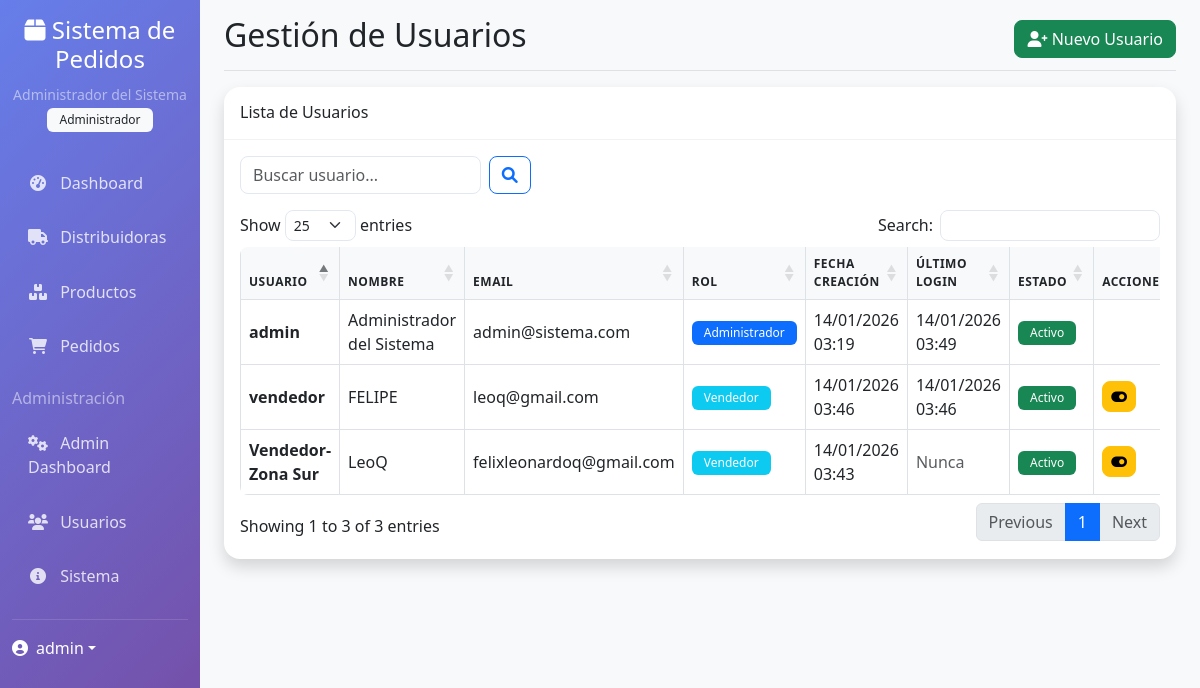
The page /admin/usuarios (signed in) on the database as committed earlier.
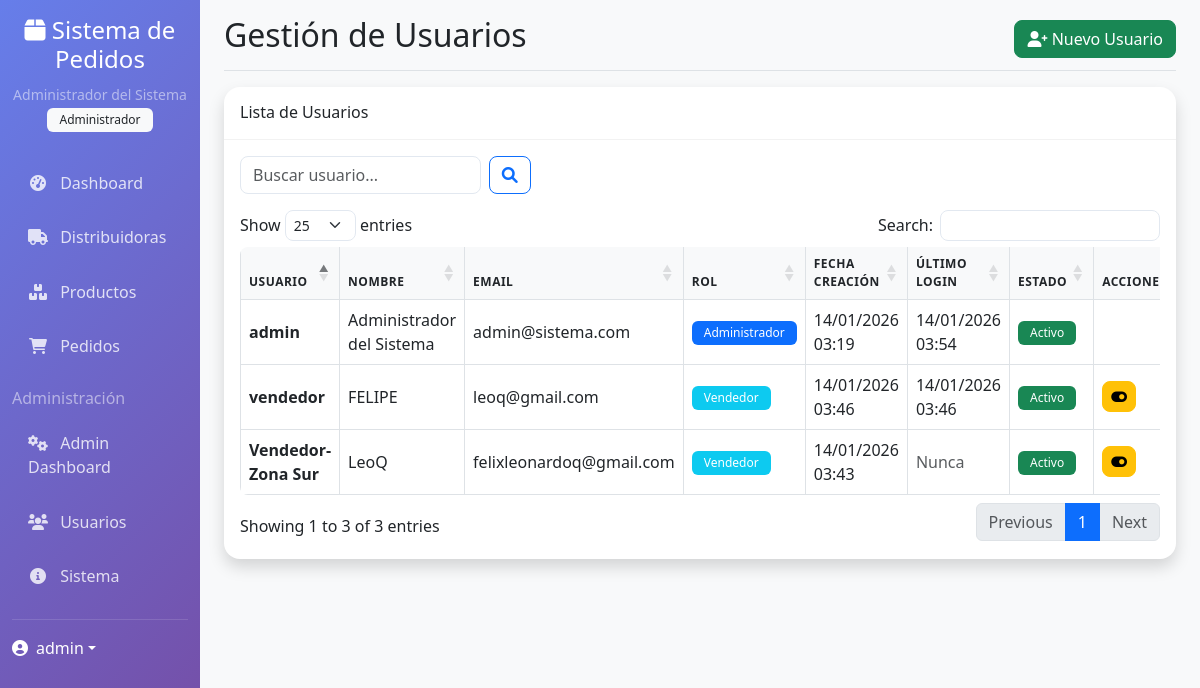
The same page on the database as committed later.
### models.py (models this page shows, shortened)
class User(UserMixin, db.Model):
    __tablename__ = 'users'
    id = db.Column(db.Integer, primary_key=True)
    username = db.Column(db.String(80), unique=True, nullable=False)
    email = db.Column(db.String(120), unique=True, nullable=False)
    password_hash = db.Column(db.String(255), nullable=False)
    rol = db.Column(db.Enum(Rol), nullable=False, default=Rol.VENDEDOR)
    nombre = db.Column(db.String(100), nullable=False)
    activo = db.Column(db.Boolean, default=True)
    fecha_creacion = db.Column(db.DateTime, default=datetime.utcnow)
    ultimo_login = db.Column(db.DateTime)
    def is_administrador(self):
        return self.rol == Rol.ADMINISTRADOR
    def is_vendedor(self):
        return self.rol == Rol.VENDEDOR

### admin/routes.py (the view)
@admin_bp.route('/usuarios')
@login_required
@administrador_requerido
def usuarios():
    page = request.args.get('page', 1, type=int)
    search = request.args.get('search', '', type=str)
    query = User.query
    if search:
        query = query.filter(User.username.contains(search) |
                           User.nombre.contains(search) |
                           User.email.contains(search))
    usuarios = query.order_by(User.fecha_creacion.desc()).paginate(page=page, per_page=10, error_out=False)
    return render_template('admin/usuarios.html', usuarios=usuarios, search=search)

### templates/admin/usuarios.html (shortened to what this page needs)
{% extends "base.html" %}
{% block page_title %}Gestión de Usuarios{% endblock %}
{% block page_actions %}
<a href="{{ url_for('auth.registro') }}" class="btn btn-success">
    <i class="fas fa-user-plus"></i> Nuevo Usuario
</a>
{% endblock %}
{% block content %}
<div class="card shadow">
    <div class="card-header py-3">
        <h6 class="m-0 font-weight-bold">Lista de Usuarios</h6>
    </div>
    <div class="card-body">
        <div class="row mb-3">
            <div class="col-md-4">
                <form method="GET" class="d-flex">
                    <input type="text" name="search" class="form-control me-2"
                           placeholder="Buscar usuario..." value="{{ search }}">
                    <button type="submit" class="btn btn-outline-primary">
                        <i class="fas fa-search"></i>
                    </button>
                </form>
            </div>
        </div>
        <div class="table-responsive">
            <table class="table table-bordered" id="usuariosTable">
                <thead>
                    <tr>
                        <th>Usuario</th>
                        <th>Nombre</th>
                        <th>Email</th>
                        <th>Rol</th>
                        <th>Fecha Creación</th>
                        <th>Último Login</th>
                        <th>Estado</th>
                        <th>Acciones</th>
                    </tr>
                </thead>
                <tbody>
                    {% for usuario in usuarios.items %}
                    <tr>
                        <td><strong>{{ usuario.username }}</strong></td>
                        <td>{{ usuario.nombre }}</td>
                        <td>{{ usuario.email }}</td>
                        <td>
                            <span class="badge bg-{{
                                'primary' if usuario.is_administrador() else 'info'
                            }}">
                                {{ usuario.rol.value.title() }}
                            </span>
                        </td>
                        <td>{{ usuario.fecha_creacion.strftime('%d/%m/%Y %H:%M') }}</td>
                        <td>
                            {% if usuario.ultimo_login %}
                                {{ usuario.ultimo_login.strftime('%d/%m/%Y %H:%M') }}
                            {% else %}
                                <span class="text-muted">Nunca</span>
                            {% endif %}
                        </td>
                        <td>
                            <span class="badge bg-{{ 'success' if usuario.activo else 'secondary' }}">
                                {{ 'Activo' if usuario.activo else 'Inactivo' }}
                            </span>
                        </td>
                        <td>
                            <div class="btn-group" role="group">
                                {% if usuario.id != current_user.id %}
                                <form method="POST" action="{{ url_for('admin.toggle_usuario_activo', id=usuario.id) }}"
                                      class="d-inline">
                                    <button type="submit" class="btn btn-sm btn-{{
                                        'warning' if usuario.activo else 'success'
                                    }}"
                                            title="{{ 'Desactivar' if usuario.activo else 'Activar' }}">
                                        <i class="fas fa-{{
                                            'toggle-on' if usuario.activo else 'toggle-off'
                                        }}"></i>
                                    </button>
                                </form>
                                {% endif %}
                            </div>
                        </td>
                    </tr>
                    {% endfor %}
                </tbody>
            </table>
        </div>
    </div>
</div>
{% endblock %}

### templates/base.html (shortened to what this page needs)
<!DOCTYPE html>
<html lang="es">
<head>
    <link href="https://cdn.jsdelivr.net/npm/bootstrap@5.3.0/dist/css/bootstrap.min.css" rel="stylesheet">
    <link href="https://cdnjs.cloudflare.com/ajax/libs/font-awesome/6.0.0/css/all.min.css" rel="stylesheet">
    <link href="https://cdn.datatables.net/1.13.0/css/dataTables.bootstrap5.min.css" rel="stylesheet">
    <link rel="stylesheet" href="{{ url_for('static', filename='css/style.css') }}">
</head>
<body>
    {% if current_user.is_authenticated %}
    <div class="container-fluid">
        <div class="row">
            <nav class="col-md-3 col-lg-2 d-md-block sidebar collapse">
                <div class="position-sticky pt-3">
                    <div class="text-center mb-4">
                        <h4 class="text-white">
                            <i class="fas fa-box"></i> Sistema de Pedidos
                        </h4>
                        <small class="text-white-50">{{ current_user.nombre }}</small>
                        <br>
                        <span class="badge bg-light text-dark">{{ current_user.rol.value.title() }}</span>
                    </div>
                    <ul class="nav flex-column">
                        <li class="nav-item">
                            <a class="nav-link" href="{{ url_for('main.dashboard') }}">
                                <i class="fas fa-tachometer-alt"></i> Dashboard
                            </a>
                        </li>
                        {% if current_user.is_vendedor() or current_user.is_administrador() %}
                        <li class="nav-item">
                            <a class="nav-link" href="{{ url_for('main.distribuidoras') }}">
                                <i class="fas fa-truck"></i> Distribuidoras
                            </a>
                        </li>
                        <li class="nav-item">
                            <a class="nav-link" href="{{ url_for('main.productos') }}">
                                <i class="fas fa-boxes"></i> Productos
                            </a>
                        </li>
                        <li class="nav-item">
                            <a class="nav-link" href="{{ url_for('main.pedidos') }}">
                                <i class="fas fa-shopping-cart"></i> Pedidos
                            </a>
                        </li>
                        {% endif %}
                        {% if current_user.is_administrador() %}
                        <li class="nav-item mt-3">
                            <h6 class="text-white-50">Administración</h6>
                        </li>
                        <li class="nav-item">
                            <a class="nav-link" href="{{ url_for('admin.dashboard') }}">
                                <i class="fas fa-cogs"></i> Admin Dashboard
                            </a>
                        </li>
                        <li class="nav-item">
                            <a class="nav-link" href="{{ url_for('admin.usuarios') }}">
                                <i class="fas fa-users"></i> Usuarios
                            </a>
                        </li>
                        <li class="nav-item">
                            <a class="nav-link" href="{{ url_for('admin.sistema') }}">
                                <i class="fas fa-info-circle"></i> Sistema
                            </a>
                        </li>
                        {% endif %}
                    </ul>
                    <hr class="text-white-50">
                    <div class="dropdown">
                        <a href="#" class="d-flex align-items-center text-white text-decoration-none dropdown-toggle"
                           data-bs-toggle="dropdown" aria-expanded="false">
                            <i class="fas fa-user-circle"></i>
                            <span class="ms-2">{{ current_user.username }}</span>
                        </a>
                    </div>
                </div>
            </nav>
            <main class="col-md-9 ms-sm-auto col-lg-10 px-md-4 main-content">
                <div class="d-flex justify-content-between flex-wrap flex-md-nowrap align-items-center pt-3 pb-2 mb-3 border-bottom">
                    <h1 class="h2">{% block page_title %}Dashboard{% endblock %}</h1>
                    <div class="btn-toolbar mb-2 mb-md-0">
                        {% block page_actions %}{% endblock %}
                    </div>
                </div>
                {% block content %}{% endblock %}
            </main>
        </div>
    </div>
    {% endif %}
</body>
</html>

### static/css/style.css (style rules this page uses)
:root { --primary-gradient: linear-gradient(135deg, #667eea 0%, #764ba2 100%); --success-color: #10b981; --warning-color: #f59e0b; --danger-color: #ef4444; --info-color: #3b82f6; }
.sidebar { min-height: 100vh; background: var(--primary-gradient); box-shadow: 0 4px 6px rgba(0, 0, 0, 0.1); }
.sidebar .nav-link { color: rgba(255, 255, 255, 0.8); border-radius: 0.5rem; margin: 0.2rem 0; padding: 0.75rem 1rem; transition: all 0.3s ease; }
.sidebar .nav-link i { width: 20px; text-align: center; margin-right: 0.5rem; }
.main-content { background-color: #f8f9fa; min-height: 100vh; }
.card { border: none; border-radius: 1rem; box-shadow: 0 0.125rem 0.25rem rgba(0, 0, 0, 0.075); transition: all 0.3s ease; }
.card-header { background-color: transparent; border-bottom: 1px solid rgba(0, 0, 0, 0.05); }
.btn { border-radius: 0.5rem; font-weight: 500; transition: all 0.3s ease; }
.badge { font-weight: 500; padding: 0.375rem 0.75rem; }
.table { border-radius: 0.5rem; overflow: hidden; }
.table th { background-color: #f8f9fa; border-top: none; font-weight: 600; text-transform: uppercase; font-size: 0.75rem; letter-spacing: 0.5px; }
.table td { vertical-align: middle; }
.form-control, .form-select { border-radius: 0.5rem; border: 1px solid #e2e8f0; transition: all 0.3s ease; }

Rows that differ between the two databases and show on the page:
changed User "admin": ultimo_login "14/01/2026 03:49" → "14/01/2026 03:54"
